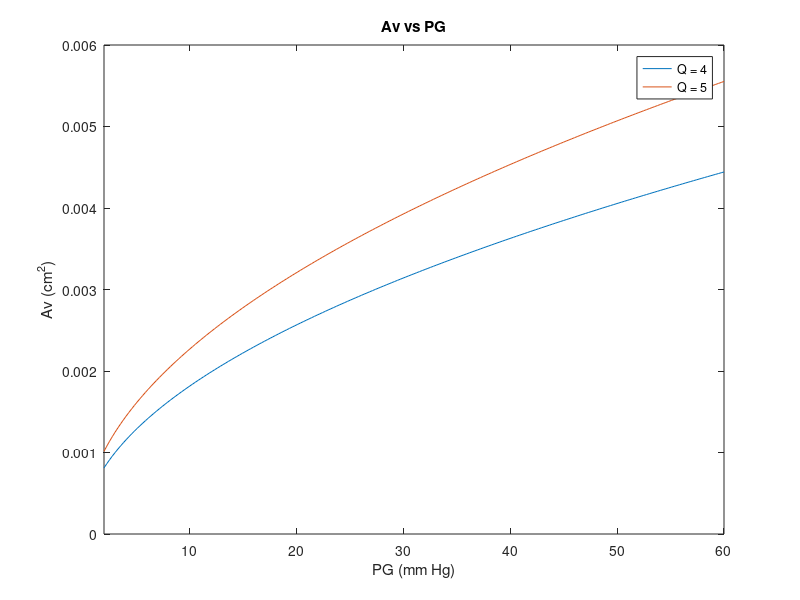
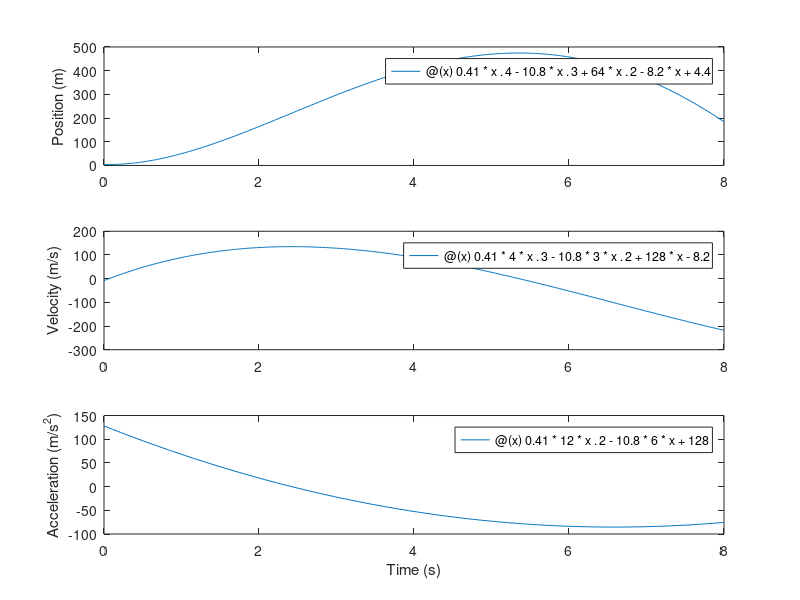

The MATLAB source for these figures, in order:
% Kryzstof Kudlak
% ENGR 102  - H02
% HW3 - 2/6/2020

clc; clear; close all;

%%

% Problem 1

B = [18:-1:13; 12:-1:7; 6:-1:1];
va = [B(:,2); B(:,5)];
vb = [B(3,3:6)'; B(:,2)];
vc = [B(:,2);B(:,4);B(:,6)];

%%

% Problem 2

g = 9.81; % m/s^2
theta = 75; % degrees
v0 = 110; % m/s

a = -g/(2*v0^2*(cosd(theta))^2);
b = tand(theta);
c = -200;
s = (-b - sqrt(b^2 - 4*a*c))/(2*a);

x = linspace(0, s, 100);
y = x*b + a * x.^2;
hm = max(y)
xhm = (-b - sqrt(b^2 + 4*a*hm))/(2*a)

%%

% Problem 3

u = 0:0.05:1;
k = 0.25;
p = (k*u.*(1-u))./(k+u);
pmax05 = max(p)

u = 0:0.01:1;
p = (k*u.*(1-u))./(k+u);
pmax01 = max(p)

E = abs((pmax01 - pmax05)/pmax05) * 100

%%

% Problem 4

figure(1);
fplot(@(x) 4/sqrt(x), [2 60]);
hold on;
fplot(@(x) 5/sqrt(x), [2 60]);
xlabel('PG (mm Hg)'); ylabel('Av (cm^2)'); title('Av vs PG');
legend('Q = 4', 'Q = 5');

%%

% Problem 5

figure(2);

subplot(3,1,1);
fplot(@(x) 0.41*x.^4 - 10.8*x.^3 + 64*x.^2 - 8.2*x + 4.4, [0 8]);
ylabel('Position (m)')

subplot(3,1,2);
fplot(@(x) 0.41*4*x.^3 - 10.8*3*x.^2 + 128*x - 8.2, [0 8]);
ylabel('Velocity (m/s)');

subplot(3,1,3);
fplot(@(x) 0.41*12*x.^2 - 10.8*6*x + 128, [0, 8]);
ylabel('Acceleration (m/s^2)');
xlabel('Time (s)');
















